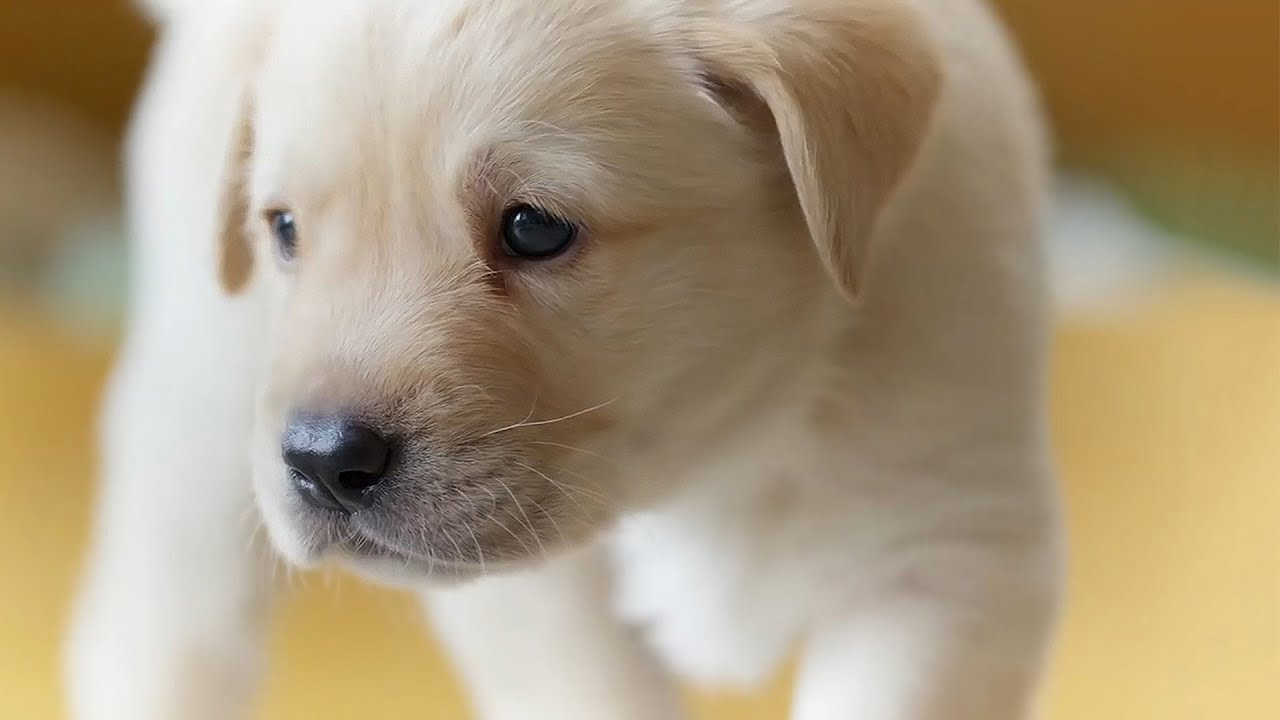
#> input picture dog.jpg, 1280 x 720 px
$ jupyter execute --allow-errors 'Basic Image Processing - 1.ipynb'   (shell and % lines are left out)   (older library calls are emulated)
#> lines starting #> are read from the running program, lines starting #| are printed output that depends on the picture; after the words box and inside, x2 and y2 are one past the last pixel; in counts of white or black regions, pixels touching at a corner belong together
[cell 1]
import matplotlib.pyplot as plt
import pandas as pd
import numpy as np
from skimage import io

[cell 2]
# upload and view image
img = io.imread("dog.jpg")
#> img is the input picture: shape (720, 1280, 3); mean R, G, B 170.3, 153.8, 126.5
io.imshow(img)

[cell 3]
# Getting Image Resolution
img.shape
#> Out = (720, 1280, 3)

[cell 4]
# Looking at Pixel Value
df = pd.DataFrame(img.flatten())
#> df = table of 2764800 rows and 1 columns
df.head()
#> Out = table of 5 rows and 1 columns

[cell 5]
# Converting color space
from skimage import color
from skimage import data
from pylab import *

#Convert to HSV
img_hsv = color.rgb2hsv(img)
#> img_hsv: shape (720, 1280, 3) float64; mean of channels 0, 1, 2 0.139, 0.286, 0.67

#Convert back to RGB
img_rgb = color.hsv2rgb(img_hsv)

#Show both figures
figure(0)
io.imshow(img_hsv)
figure(1)
io.imshow(img_rgb)

[cell 6]
# RGB to XYZ and Vice Versa

#Convert to XYZ
img_xyz = color.rgb2xyz(img)
#> img_xyz: shape (720, 1280, 3) float64; mean of channels 0, 1, 2 0.364, 0.379, 0.31

#Convert back to RGB
img_rgb = color.xyz2rgb(img_xyz)
#> img_rgb: shape (720, 1280, 3) float64; mean of channels 0, 1, 2 0.668, 0.603, 0.496

#Show both figures
figure(0)
io.imshow(img_xyz)
figure(1)
io.imshow(img_rgb)

[cell 7]
# RGB to LAB and Vice Versa

#Convert to LAB
img_lab = color.rgb2lab(img)
#> img_lab: shape (720, 1280, 3) float64; mean of channels 0, 1, 2 63.9, 2.5, 16.9

#Convert back to RGB
img_rgb = color.lab2rgb(img_lab)

#Show both figures
figure(0)
io.imshow(img_lab)
figure(1)
io.imshow(img_rgb)

[cell 8]
# Saving an Image

#Convert to YPbPr
img_ypbpr= color.rgb2ypbpr(img)
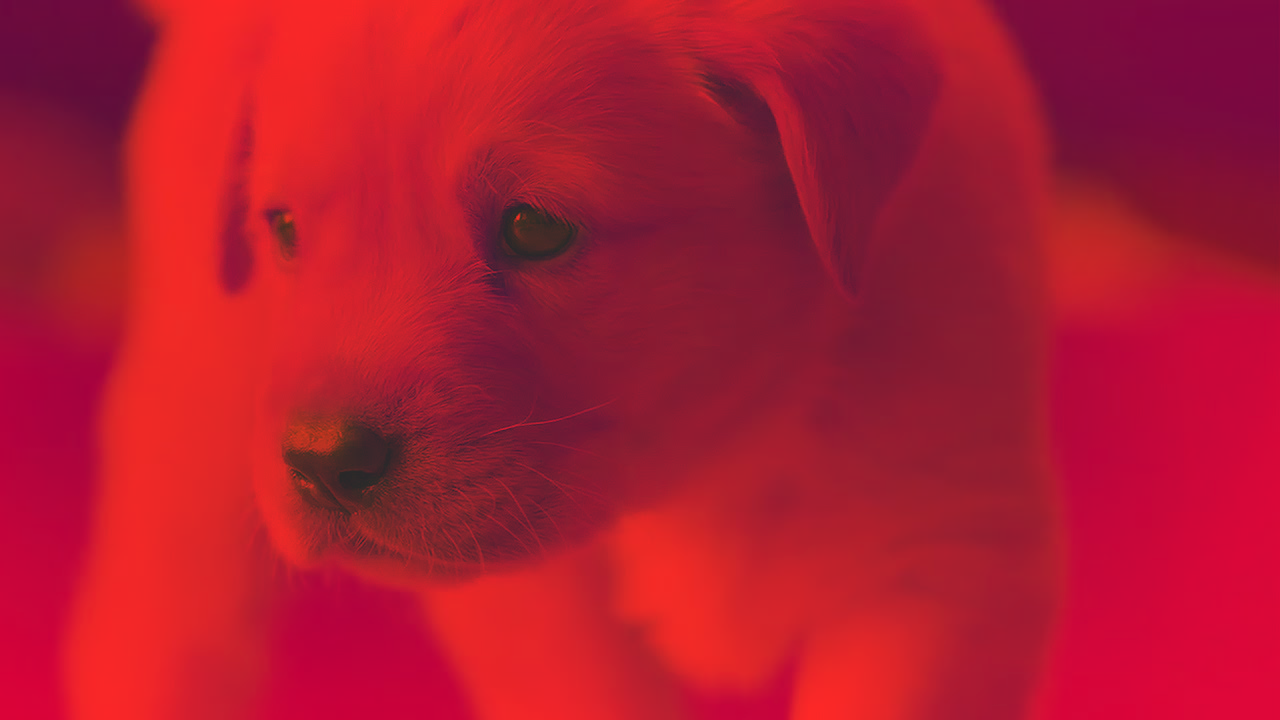
#> img_ypbpr: shape (720, 1280, 3) float64; mean R, G, B 0.61, -0.0646, 0.041; drawn with min black and max white

#Convert back to RGB
img_rgb= color.ypbpr2rgb(img_ypbpr)

#> (the rest of this cell did not finish here and is left out)

## Creating Basic Drawings

Within an image, we might like to draw certain figures. These figures can
be simple, such as a line, or complex, such as an ellipsoid. Let’s look at
some basic drawings using the skimage drawing class called draw.

[cell 9]
from skimage import draw

### Lines
The line function is used to draw a simple line on an image. In the following code, the first two parameters indicate the first point; the last two parameters indicate the second point.

[cell 10]
x,y = draw.line(0,0,650,650)
img[x, y] = 0
#> img: shape (720, 1280, 3); 0.07% of pixels changed, all inside (x1, y1, x2, y2) = (0, 0, 651, 651)
io.imshow(img)

### Rectangles
To draw rectangles, we use the function polygon. We can draw not only rectangle, but any kind of polygon we want.
All we have to do is give x and y coordinates, then define the width and the height.

[cell 11]
img = io.imread('dog.jpg')

def rectangle(x, y, w, h):
    rr, cc = [x, x + w, x + w, x], [y, y, y + h, y + h]
    return (draw.polygon(rr, cc))

rr, cc = rectangle(10, 10, 500,500)
img[rr, cc] = 1
io.imshow(img)

### Circles

The circle function is used to draw a circle. In the following code, the first two arguments indicate the position
of the circle inside the image; the last argument indicates the radius.

[cell 12]
img = io.imread('dog.jpg')

#Define circle coordinates and radius
x, y = draw.circle(500,500, 100)
#Draw circle
img[x, y] = 1
#> img: shape (720, 1280, 3); 3.41% of pixels changed, all inside (x1, y1, x2, y2) = (401, 401, 600, 600)

io.imshow(img)

### Doing Gamma Correction

To perform gamma correction of an image, based on the display instrument, we use exposure class in skimage. The
exposure class contains a function called adjust_gamma, which we use to give an image as an input and the final gamma
value that we want.

[cell 13]
from skimage import exposure
img = io.imread('dog.jpg')
gamma_corrected1 = exposure.adjust_gamma(img, 0.5)
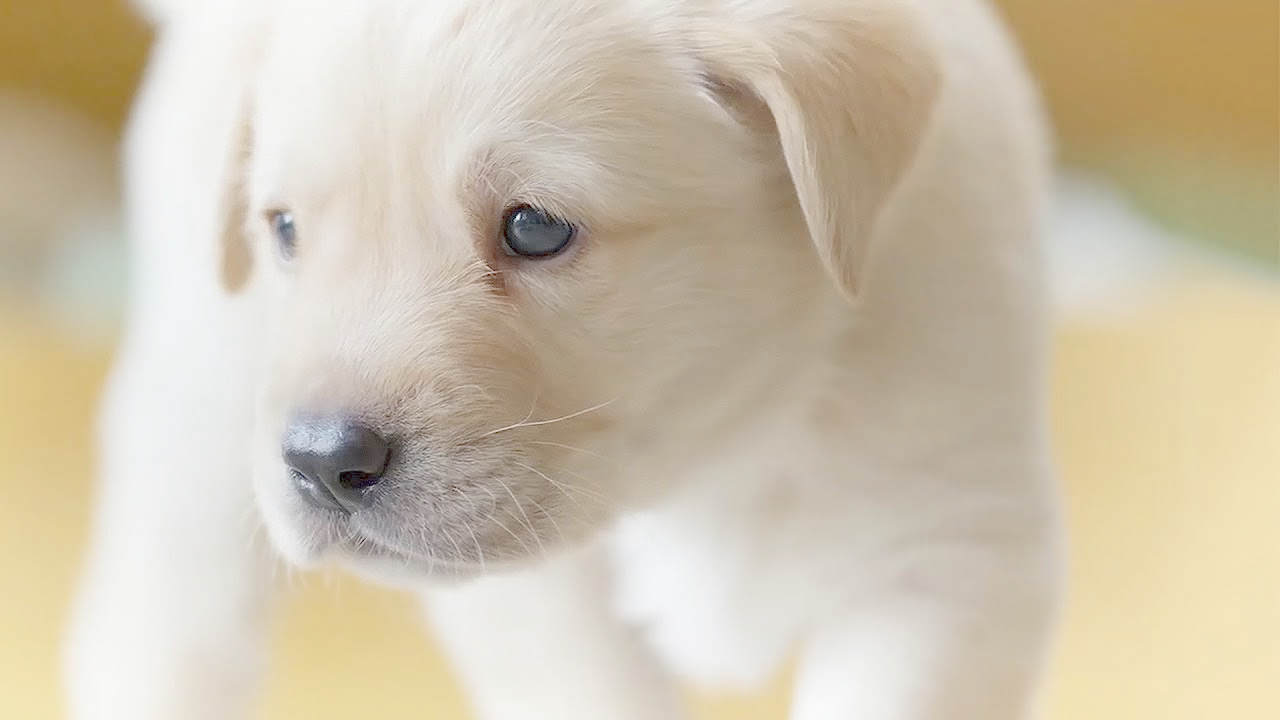
#> gamma_corrected1: shape (720, 1280, 3); mean R, G, B 206.3, 195.1, 174.2
gamma_corrected2 = exposure.adjust_gamma(img, 5)
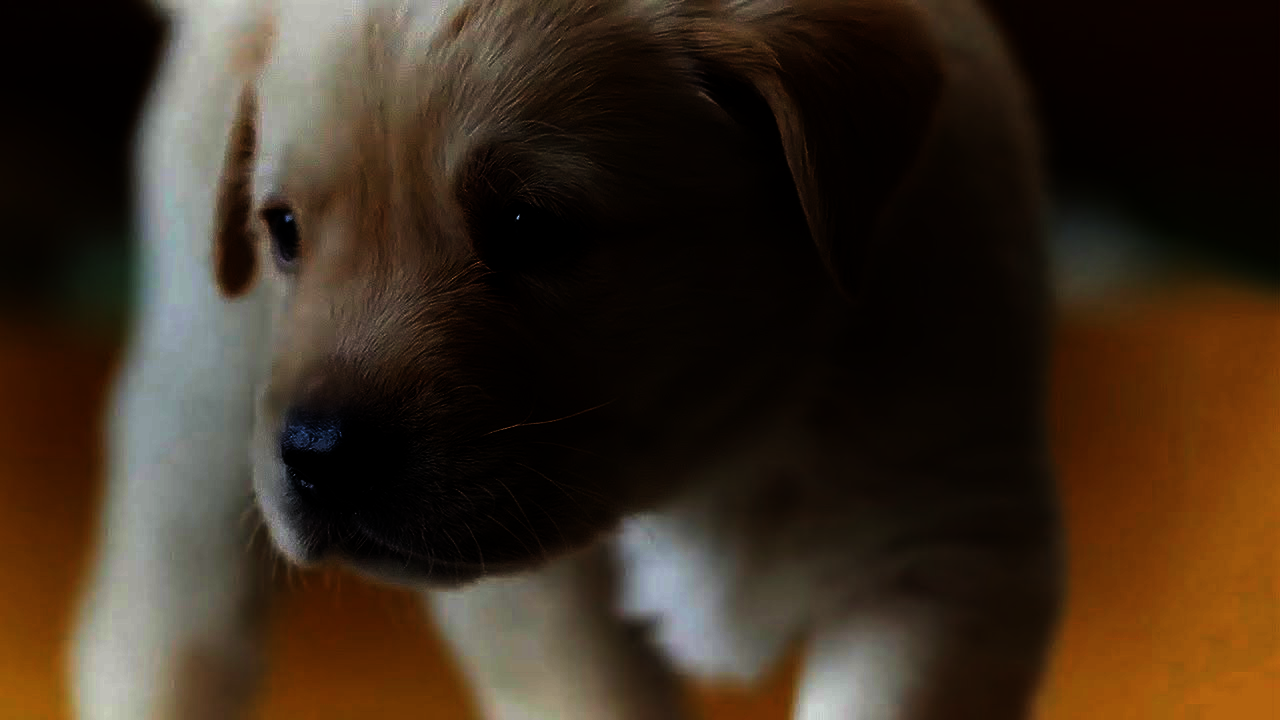
#> gamma_corrected2: shape (720, 1280, 3); mean R, G, B 57.5, 43, 29.3
figure(0)
io.imshow(gamma_corrected1)
figure(1)
io.imshow(gamma_corrected2)

### Rotating, Shifting, and Scaling Images
Sometimes we may want to rotate an image or change its size. To do this,
we use the transform class in the skimage module. transform has two
functions: rotate and resize. rotate takes the degree of rotation as its
parameter; resize takes the new size as its parameter.

[cell 14]
from skimage.transform import rotate
img = io.imread('dog.jpg')
img_rot = rotate(img, 20)
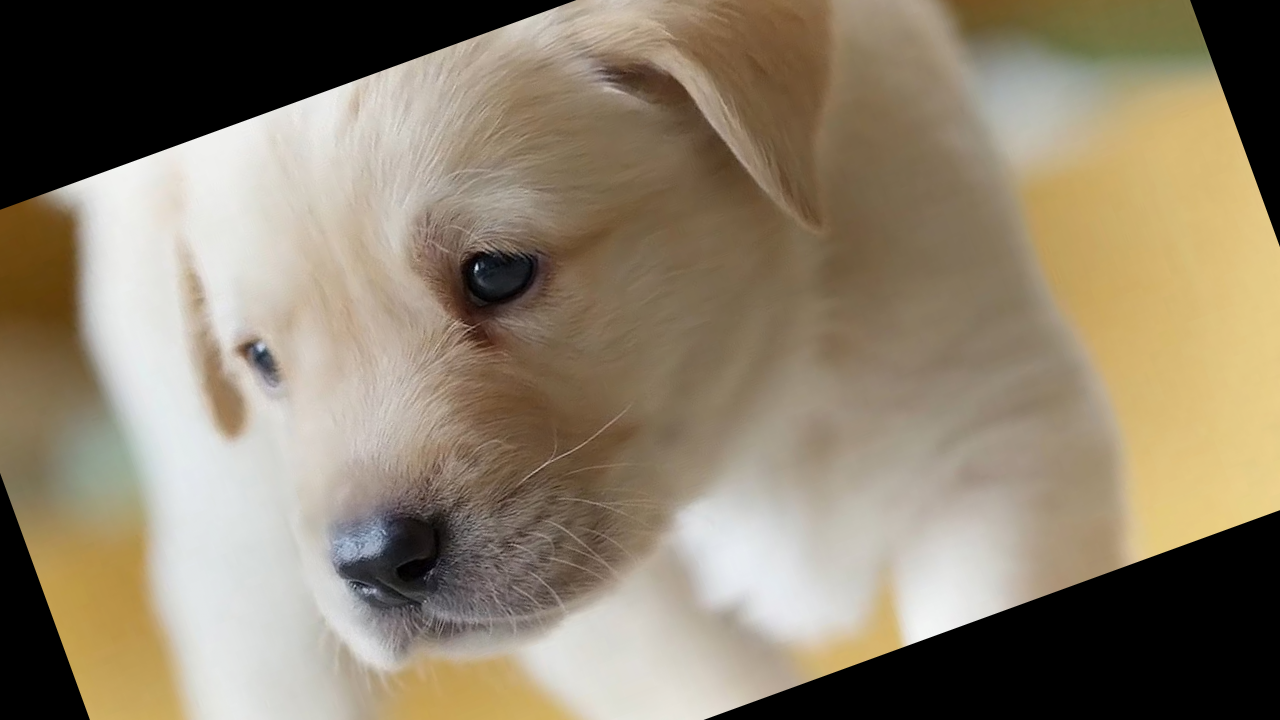
#> img_rot: shape (720, 1280, 3) float64; mean R, G, B 0.559, 0.51, 0.43
io.imshow(img_rot)

[cell 15]
from skimage.transform import resize
img = io.imread('dog.jpg')
img_res = resize(img, (100,100))
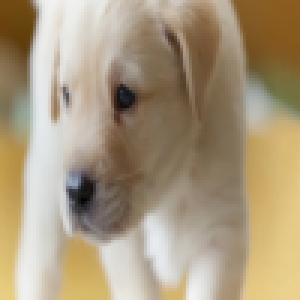
#> img_res: shape (100, 100, 3) float64 (shown 3 times larger); mean R, G, B 0.668, 0.603, 0.496
io.imshow(img_res)
#> (the rest of this cell did not finish here and is left out)

$ run again, with building_image.jpg copied over dog.jpg
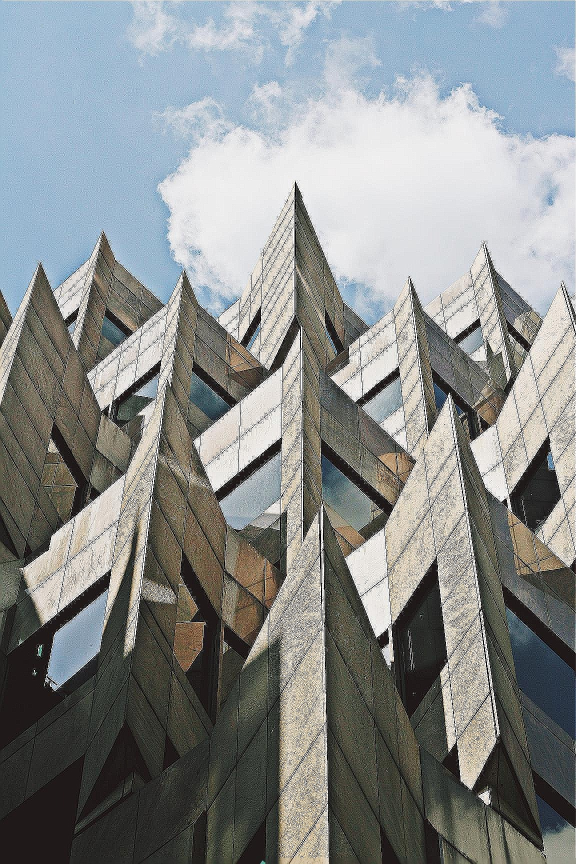
#> input picture building_image.jpg, 1152 x 1728 px (shown at 1/2 size)
#> img is the input picture: shape (1728, 1152, 3); mean R, G, B 136.2, 139.8, 139.3
#> df = table of 5971968 rows and 1 columns
#> `df.head()`: Out = table of 5 rows and 1 columns
#> img_hsv: shape (1728, 1152, 3) float64; mean of channels 0, 1, 2 0.303, 0.181, 0.577
#> img_xyz: shape (1728, 1152, 3) float64; mean of channels 0, 1, 2 0.355, 0.376, 0.423
#> img_lab: shape (1728, 1152, 3) float64; mean of channels 0, 1, 2 56.2, -1.1, 0.1
#> `img_rot = rotate(img, 20)`:
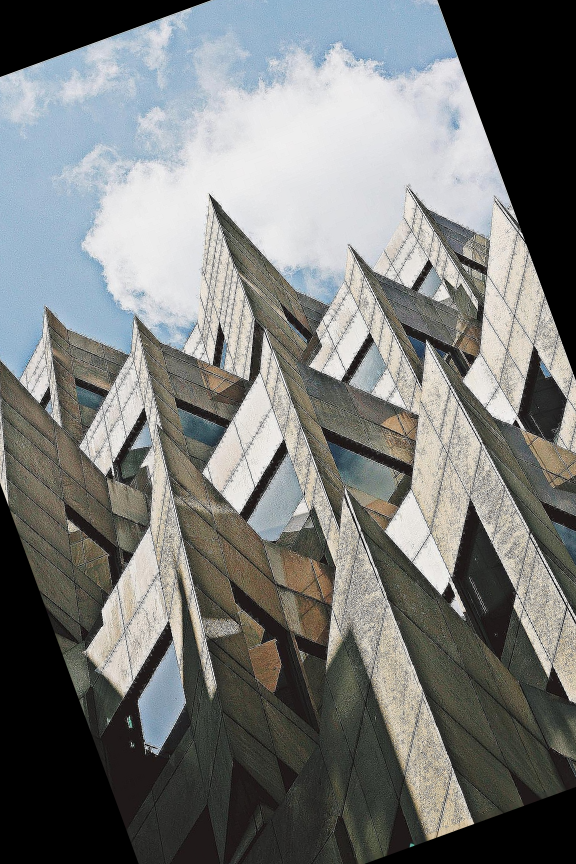
#> img_rot: shape (1728, 1152, 3) float64 (shown at 1/2 size); mean R, G, B 0.472, 0.479, 0.472
#> `img_res = resize(img, (100,100))`:
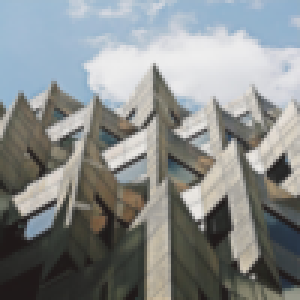
#> img_res: shape (100, 100, 3) float64 (shown 3 times larger); mean R, G, B 0.534, 0.548, 0.546

$ run again, with cat.jpg copied over dog.jpg
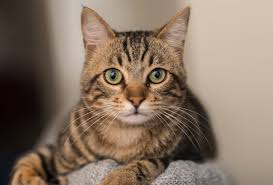
#> input picture cat.jpg, 273 x 185 px
#> img is the input picture: shape (185, 273, 3); mean R, G, B 135.6, 116.7, 100.3
#> df = table of 151515 rows and 1 columns
#> `df.head()`: Out = table of 5 rows and 1 columns
#> img_hsv: shape (185, 273, 3) float64; mean of channels 0, 1, 2 0.0977, 0.305, 0.532
#> img_xyz: shape (185, 273, 3) float64; mean of channels 0, 1, 2 0.243, 0.245, 0.201
#> img_lab: shape (185, 273, 3) float64; mean of channels 0, 1, 2 49.4, 4.8, 11.8
#> `img_rot = rotate(img, 20)`:
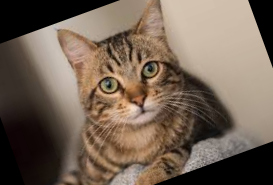
#> img_rot: shape (185, 273, 3) float64; mean R, G, B 0.454, 0.389, 0.333
#> `img_res = resize(img, (100,100))`:
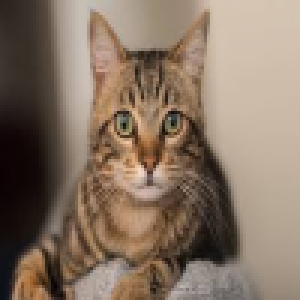
#> img_res: shape (100, 100, 3) float64 (shown 3 times larger); mean R, G, B 0.532, 0.458, 0.393
